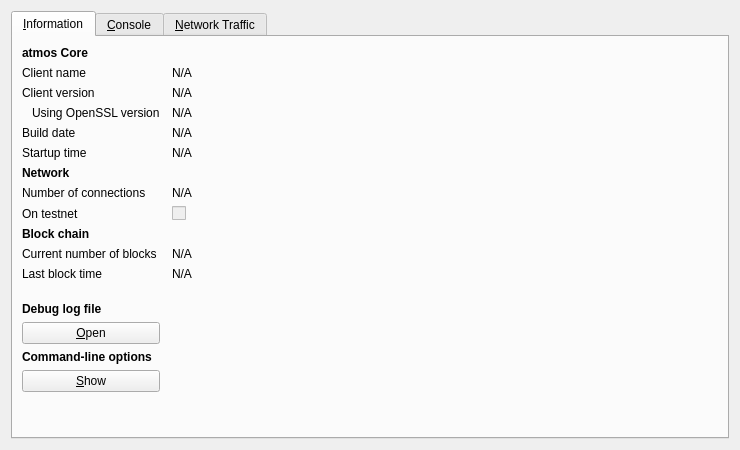
<?xml version="1.0" encoding="UTF-8"?>
<ui version="4.0">
 <class>RPCConsole</class>
 <widget class="QDialog" name="RPCConsole">
  <property name="geometry">
   <rect>
    <x>0</x>
    <y>0</y>
    <width>740</width>
    <height>450</height>
   </rect>
  </property>
  <property name="windowTitle">
   <string>atmos - Debug window</string>
  </property>
  <layout class="QVBoxLayout" name="verticalLayout_2">
   <item>
    <widget class="QTabWidget" name="tabWidget">
     <property name="currentIndex">
      <number>0</number>
     </property>
     <widget class="QWidget" name="tab_info">
      <attribute name="title">
       <string>&amp;Information</string>
      </attribute>
      <layout class="QGridLayout" name="gridLayout" columnstretch="0,1">
       <property name="horizontalSpacing">
        <number>12</number>
       </property>
       <item row="0" column="0">
        <widget class="QLabel" name="label_9">
         <property name="font">
          <font>
           <weight>75</weight>
           <bold>true</bold>
          </font>
         </property>
         <property name="text">
          <string>atmos Core</string>
         </property>
        </widget>
       </item>
       <item row="1" column="0">
        <widget class="QLabel" name="label_5">
         <property name="text">
          <string>Client name</string>
         </property>
        </widget>
       </item>
       <item row="1" column="1">
        <widget class="QLabel" name="clientName">
         <property name="cursor">
          <cursorShape>IBeamCursor</cursorShape>
         </property>
         <property name="text">
          <string>N/A</string>
         </property>
         <property name="textFormat">
          <enum>Qt::PlainText</enum>
         </property>
         <property name="textInteractionFlags">
          <set>Qt::LinksAccessibleByMouse|Qt::TextSelectableByKeyboard|Qt::TextSelectableByMouse</set>
         </property>
        </widget>
       </item>
       <item row="2" column="0">
        <widget class="QLabel" name="label_6">
         <property name="text">
          <string>Client version</string>
         </property>
        </widget>
       </item>
       <item row="2" column="1">
        <widget class="QLabel" name="clientVersion">
         <property name="cursor">
          <cursorShape>IBeamCursor</cursorShape>
         </property>
         <property name="text">
          <string>N/A</string>
         </property>
         <property name="textFormat">
          <enum>Qt::PlainText</enum>
         </property>
         <property name="textInteractionFlags">
          <set>Qt::LinksAccessibleByMouse|Qt::TextSelectableByKeyboard|Qt::TextSelectableByMouse</set>
         </property>
        </widget>
       </item>
       <item row="3" column="0">
        <widget class="QLabel" name="label_14">
         <property name="text">
          <string>Using OpenSSL version</string>
         </property>
         <property name="indent">
          <number>10</number>
         </property>
        </widget>
       </item>
       <item row="3" column="1">
        <widget class="QLabel" name="openSSLVersion">
         <property name="cursor">
          <cursorShape>IBeamCursor</cursorShape>
         </property>
         <property name="text">
          <string>N/A</string>
         </property>
         <property name="textFormat">
          <enum>Qt::PlainText</enum>
         </property>
         <property name="textInteractionFlags">
          <set>Qt::LinksAccessibleByMouse|Qt::TextSelectableByKeyboard|Qt::TextSelectableByMouse</set>
         </property>
        </widget>
       </item>
       <item row="4" column="0">
        <widget class="QLabel" name="label_12">
         <property name="text">
          <string>Build date</string>
         </property>
        </widget>
       </item>
       <item row="4" column="1">
        <widget class="QLabel" name="buildDate">
         <property name="cursor">
          <cursorShape>IBeamCursor</cursorShape>
         </property>
         <property name="text">
          <string>N/A</string>
         </property>
         <property name="textFormat">
          <enum>Qt::PlainText</enum>
         </property>
         <property name="textInteractionFlags">
          <set>Qt::LinksAccessibleByMouse|Qt::TextSelectableByKeyboard|Qt::TextSelectableByMouse</set>
         </property>
        </widget>
       </item>
       <item row="5" column="0">
        <widget class="QLabel" name="label_13">
         <property name="text">
          <string>Startup time</string>
         </property>
        </widget>
       </item>
       <item row="5" column="1">
        <widget class="QLabel" name="startupTime">
         <property name="cursor">
          <cursorShape>IBeamCursor</cursorShape>
         </property>
         <property name="text">
          <string>N/A</string>
         </property>
         <property name="textFormat">
          <enum>Qt::PlainText</enum>
         </property>
         <property name="textInteractionFlags">
          <set>Qt::LinksAccessibleByMouse|Qt::TextSelectableByKeyboard|Qt::TextSelectableByMouse</set>
         </property>
        </widget>
       </item>
       <item row="6" column="0">
        <widget class="QLabel" name="label_11">
         <property name="font">
          <font>
           <weight>75</weight>
           <bold>true</bold>
          </font>
         </property>
         <property name="text">
          <string>Network</string>
         </property>
        </widget>
       </item>
       <item row="7" column="0">
        <widget class="QLabel" name="label_7">
         <property name="text">
          <string>Number of connections</string>
         </property>
        </widget>
       </item>
       <item row="7" column="1">
        <widget class="QLabel" name="numberOfConnections">
         <property name="cursor">
          <cursorShape>IBeamCursor</cursorShape>
         </property>
         <property name="text">
          <string>N/A</string>
         </property>
         <property name="textFormat">
          <enum>Qt::PlainText</enum>
         </property>
         <property name="textInteractionFlags">
          <set>Qt::LinksAccessibleByMouse|Qt::TextSelectableByKeyboard|Qt::TextSelectableByMouse</set>
         </property>
        </widget>
       </item>
       <item row="8" column="0">
        <widget class="QLabel" name="label_8">
         <property name="text">
          <string>On testnet</string>
         </property>
        </widget>
       </item>
       <item row="8" column="1">
        <widget class="QCheckBox" name="isTestNet">
         <property name="enabled">
          <bool>false</bool>
         </property>
         <property name="text">
          <string/>
         </property>
        </widget>
       </item>
       <item row="9" column="0">
        <widget class="QLabel" name="label_10">
         <property name="font">
          <font>
           <weight>75</weight>
           <bold>true</bold>
          </font>
         </property>
         <property name="text">
          <string>Block chain</string>
         </property>
        </widget>
       </item>
       <item row="10" column="0">
        <widget class="QLabel" name="label_3">
         <property name="text">
          <string>Current number of blocks</string>
         </property>
        </widget>
       </item>
       <item row="10" column="1">
        <widget class="QLabel" name="numberOfBlocks">
         <property name="cursor">
          <cursorShape>IBeamCursor</cursorShape>
         </property>
         <property name="text">
          <string>N/A</string>
         </property>
         <property name="textFormat">
          <enum>Qt::PlainText</enum>
         </property>
         <property name="textInteractionFlags">
          <set>Qt::LinksAccessibleByMouse|Qt::TextSelectableByKeyboard|Qt::TextSelectableByMouse</set>
         </property>
        </widget>
       </item>
       <item row="11" column="0">
        <widget class="QLabel" name="label_2">
         <property name="text">
          <string>Last block time</string>
         </property>
        </widget>
       </item>
       <item row="11" column="1">
        <widget class="QLabel" name="lastBlockTime">
         <property name="cursor">
          <cursorShape>IBeamCursor</cursorShape>
         </property>
         <property name="text">
          <string>N/A</string>
         </property>
         <property name="textFormat">
          <enum>Qt::PlainText</enum>
         </property>
         <property name="textInteractionFlags">
          <set>Qt::LinksAccessibleByMouse|Qt::TextSelectableByKeyboard|Qt::TextSelectableByMouse</set>
         </property>
        </widget>
       </item>
       <item row="12" column="0">
        <spacer name="verticalSpacer_2">
         <property name="orientation">
          <enum>Qt::Vertical</enum>
         </property>
         <property name="sizeHint" stdset="0">
          <size>
           <width>20</width>
           <height>20</height>
          </size>
         </property>
        </spacer>
       </item>
       <item row="13" column="0">
        <widget class="QLabel" name="labelDebugLogfile">
         <property name="font">
          <font>
           <weight>75</weight>
           <bold>true</bold>
          </font>
         </property>
         <property name="text">
          <string>Debug log file</string>
         </property>
        </widget>
       </item>
       <item row="14" column="0">
        <widget class="QPushButton" name="openDebugLogfileButton">
         <property name="toolTip">
          <string>Open the atmos debug log file from the current data directory. This can take a few seconds for large log files.</string>
         </property>
         <property name="text">
          <string>&amp;Open</string>
         </property>
         <property name="autoDefault">
          <bool>false</bool>
         </property>
        </widget>
       </item>
       <item row="15" column="0">
        <widget class="QLabel" name="labelCLOptions">
         <property name="font">
          <font>
           <weight>75</weight>
           <bold>true</bold>
          </font>
         </property>
         <property name="text">
          <string>Command-line options</string>
         </property>
        </widget>
       </item>
       <item row="16" column="0">
        <widget class="QPushButton" name="showCLOptionsButton">
         <property name="toolTip">
          <string>Show the atmos-Qt help message to get a list with possible atmos command-line options.</string>
         </property>
         <property name="text">
          <string>&amp;Show</string>
         </property>
         <property name="autoDefault">
          <bool>false</bool>
         </property>
        </widget>
       </item>
       <item row="17" column="0">
        <spacer name="verticalSpacer">
         <property name="orientation">
          <enum>Qt::Vertical</enum>
         </property>
         <property name="sizeHint" stdset="0">
          <size>
           <width>20</width>
           <height>40</height>
          </size>
         </property>
        </spacer>
       </item>
      </layout>
     </widget>
     <widget class="QWidget" name="tab_console">
      <attribute name="title">
       <string>&amp;Console</string>
      </attribute>
      <layout class="QVBoxLayout" name="verticalLayout_3">
       <property name="spacing">
        <number>3</number>
       </property>
       <item>
        <widget class="QTextEdit" name="messagesWidget">
         <property name="minimumSize">
          <size>
           <width>0</width>
           <height>100</height>
          </size>
         </property>
         <property name="readOnly">
          <bool>true</bool>
         </property>
         <property name="tabKeyNavigation" stdset="0">
          <bool>false</bool>
         </property>
         <property name="columnCount" stdset="0">
          <number>2</number>
         </property>
        </widget>
       </item>
       <item>
        <layout class="QHBoxLayout" name="horizontalLayout">
         <property name="spacing">
          <number>3</number>
         </property>
         <item>
          <widget class="QLabel" name="label">
           <property name="text">
            <string notr="true">&gt;</string>
           </property>
          </widget>
         </item>
         <item>
          <widget class="QLineEdit" name="lineEdit"/>
         </item>
         <item>
          <widget class="QPushButton" name="clearButton">
           <property name="maximumSize">
            <size>
             <width>24</width>
             <height>24</height>
            </size>
           </property>
           <property name="toolTip">
            <string>Clear console</string>
           </property>
           <property name="text">
            <string/>
           </property>
           <property name="icon">
            <iconset resource="../bitcoin.qrc">
             <normaloff>:/icons/remove</normaloff>:/icons/remove</iconset>
           </property>
           <property name="shortcut">
            <string notr="true">Ctrl+L</string>
           </property>
           <property name="autoDefault">
            <bool>false</bool>
           </property>
          </widget>
         </item>
        </layout>
       </item>
      </layout>
     </widget>
     <widget class="QWidget" name="tab">
      <attribute name="title">
       <string>&amp;Network Traffic</string>
      </attribute>
      <layout class="QHBoxLayout" name="horizontalLayout_3">
       <item>
        <layout class="QVBoxLayout" name="verticalLayout_4">
         <item>
          <widget class="TrafficGraphWidget" name="trafficGraph" native="true">
           <property name="sizePolicy">
            <sizepolicy hsizetype="Expanding" vsizetype="Expanding">
             <horstretch>0</horstretch>
             <verstretch>0</verstretch>
            </sizepolicy>
           </property>
          </widget>
         </item>
         <item>
          <layout class="QHBoxLayout" name="horizontalLayout_2">
           <item>
            <widget class="QSlider" name="sldGraphRange">
             <property name="minimum">
              <number>1</number>
             </property>
             <property name="maximum">
              <number>288</number>
             </property>
             <property name="pageStep">
              <number>12</number>
             </property>
             <property name="value">
              <number>6</number>
             </property>
             <property name="orientation">
              <enum>Qt::Horizontal</enum>
             </property>
            </widget>
           </item>
           <item>
            <widget class="QLabel" name="lblGraphRange">
             <property name="minimumSize">
              <size>
               <width>100</width>
               <height>0</height>
              </size>
             </property>
             <property name="alignment">
              <set>Qt::AlignCenter</set>
             </property>
            </widget>
           </item>
           <item>
            <widget class="QPushButton" name="btnClearTrafficGraph">
             <property name="text">
              <string>&amp;Clear</string>
             </property>
            </widget>
           </item>
          </layout>
         </item>
        </layout>
       </item>
       <item>
        <layout class="QVBoxLayout" name="verticalLayout">
         <item>
          <widget class="QGroupBox" name="groupBox">
           <property name="title">
            <string>Totals</string>
           </property>
           <layout class="QVBoxLayout" name="verticalLayout_5">
            <item>
             <layout class="QHBoxLayout" name="horizontalLayout_4">
              <item>
               <widget class="Line" name="line">
                <property name="sizePolicy">
                 <sizepolicy hsizetype="Fixed" vsizetype="Fixed">
                  <horstretch>0</horstretch>
                  <verstretch>0</verstretch>
                 </sizepolicy>
                </property>
                <property name="minimumSize">
                 <size>
                  <width>10</width>
                  <height>0</height>
                 </size>
                </property>
                <property name="palette">
                 <palette>
                  <active>
                   <colorrole role="Light">
                    <brush brushstyle="SolidPattern">
                     <color alpha="255">
                      <red>0</red>
                      <green>255</green>
                      <blue>0</blue>
                     </color>
                    </brush>
                   </colorrole>
                  </active>
                  <inactive>
                   <colorrole role="Light">
                    <brush brushstyle="SolidPattern">
                     <color alpha="255">
                      <red>0</red>
                      <green>255</green>
                      <blue>0</blue>
                     </color>
                    </brush>
                   </colorrole>
                  </inactive>
                  <disabled>
                   <colorrole role="Light">
                    <brush brushstyle="SolidPattern">
                     <color alpha="255">
                      <red>0</red>
                      <green>255</green>
                      <blue>0</blue>
                     </color>
                    </brush>
                   </colorrole>
                  </disabled>
                 </palette>
                </property>
                <property name="orientation">
                 <enum>Qt::Horizontal</enum>
                </property>
               </widget>
              </item>
              <item>
               <widget class="QLabel" name="label_16">
                <property name="text">
                 <string>In:</string>
                </property>
               </widget>
              </item>
              <item>
               <widget class="QLabel" name="lblBytesIn">
                <property name="minimumSize">
                 <size>
                  <width>50</width>
                  <height>0</height>
                 </size>
                </property>
                <property name="alignment">
                 <set>Qt::AlignRight|Qt::AlignTrailing|Qt::AlignVCenter</set>
                </property>
               </widget>
              </item>
             </layout>
            </item>
            <item>
             <layout class="QHBoxLayout" name="horizontalLayout_5">
              <item>
               <widget class="Line" name="line_2">
                <property name="sizePolicy">
                 <sizepolicy hsizetype="Fixed" vsizetype="Fixed">
                  <horstretch>0</horstretch>
                  <verstretch>0</verstretch>
                 </sizepolicy>
                </property>
                <property name="minimumSize">
                 <size>
                  <width>10</width>
                  <height>0</height>
                 </size>
                </property>
                <property name="palette">
                 <palette>
                  <active>
                   <colorrole role="Light">
                    <brush brushstyle="SolidPattern">
                     <color alpha="255">
                      <red>255</red>
                      <green>0</green>
                      <blue>0</blue>
                     </color>
                    </brush>
                   </colorrole>
                  </active>
                  <inactive>
                   <colorrole role="Light">
                    <brush brushstyle="SolidPattern">
                     <color alpha="255">
                      <red>255</red>
                      <green>0</green>
                      <blue>0</blue>
                     </color>
                    </brush>
                   </colorrole>
                  </inactive>
                  <disabled>
                   <colorrole role="Light">
                    <brush brushstyle="SolidPattern">
                     <color alpha="255">
                      <red>255</red>
                      <green>0</green>
                      <blue>0</blue>
                     </color>
                    </brush>
                   </colorrole>
                  </disabled>
                 </palette>
                </property>
                <property name="orientation">
                 <enum>Qt::Horizontal</enum>
                </property>
               </widget>
              </item>
              <item>
               <widget class="QLabel" name="label_17">
                <property name="text">
                 <string>Out:</string>
                </property>
               </widget>
              </item>
              <item>
               <widget class="QLabel" name="lblBytesOut">
                <property name="minimumSize">
                 <size>
                  <width>50</width>
                  <height>0</height>
                 </size>
                </property>
                <property name="alignment">
                 <set>Qt::AlignRight|Qt::AlignTrailing|Qt::AlignVCenter</set>
                </property>
               </widget>
              </item>
             </layout>
            </item>
            <item>
             <spacer name="verticalSpacer_4">
              <property name="orientation">
               <enum>Qt::Vertical</enum>
              </property>
              <property name="sizeHint" stdset="0">
               <size>
                <width>20</width>
                <height>407</height>
               </size>
              </property>
             </spacer>
            </item>
           </layout>
          </widget>
         </item>
        </layout>
       </item>
      </layout>
     </widget>
    </widget>
   </item>
  </layout>
 </widget>
 <customwidgets>
  <customwidget>
   <class>TrafficGraphWidget</class>
   <extends>QWidget</extends>
   <header>trafficgraphwidget.h</header>
   <container>1</container>
   <slots>
    <slot>clear()</slot>
   </slots>
  </customwidget>
 </customwidgets>
 <resources>
  <include location="../bitcoin.qrc"/>
 </resources>
 <connections/>
</ui>
